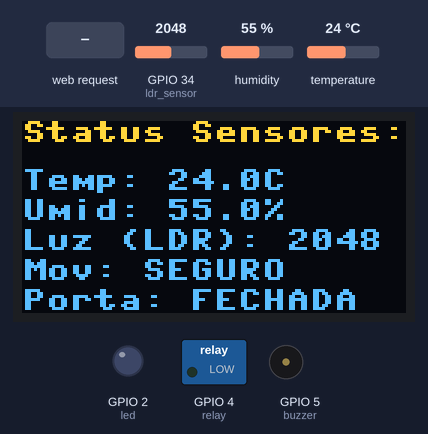
A program run on a simulated ESP32 board running MicroPython. Shown: 128×64 one-colour display, switched loads named in the program (green lamp = pin HIGH), output pins drawn as LEDs (lit = HIGH), buzzer (waves = sounding, pin HIGH). Wiring (from the project's diagram.json): blue LED on GPIO 2, relay on GPIO 4, green button on GPIO 14, DHT22 sensor on GPIO 15, PIR motion sensor on GPIO 27, light sensor on GPIO 34. The inputs (shaded band) are chosen by the test bench; at power-on: humidity 55 %, GPIO 34 (ldr_sensor) = 2048, temperature 24 °C (analog values on the 0–4095 scale). The OLED is the two-colour kind (top 16 rows yellow); WiFi joins after 1.5 s; no MQTT or app messages arrive unless stated; library files of the repository ran but are not shown: ssd1306.py; what the program prints to the serial console is not drawn.

Above: at 4.3 s.
4.4 s: HTTP request GET /?led=toggle received
At 4.7 s:
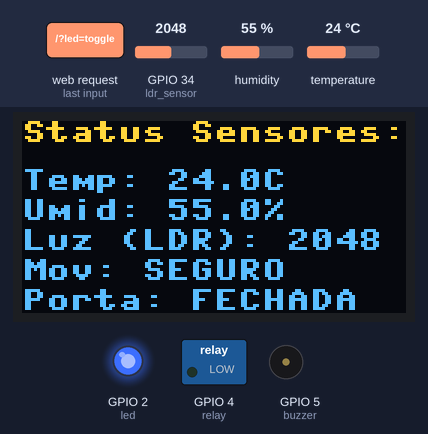
5.9 s: HTTP request GET /?relay=toggle received
At 6.3 s:
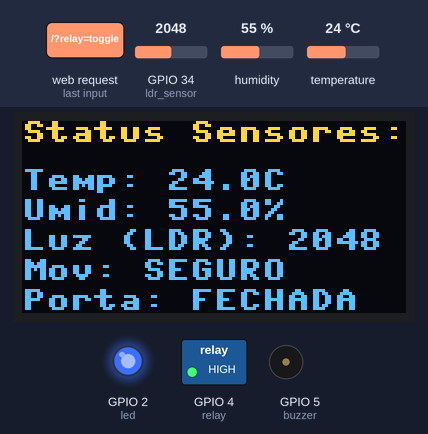
7.4 s: HTTP request GET /?buzzer=toggle received
At 8.0 s:
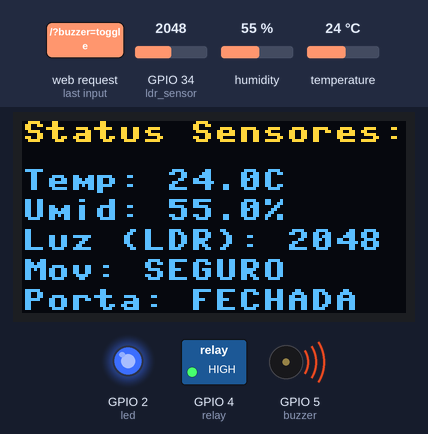
8.9 s: humidity set to 22 %
At 10.9 s:
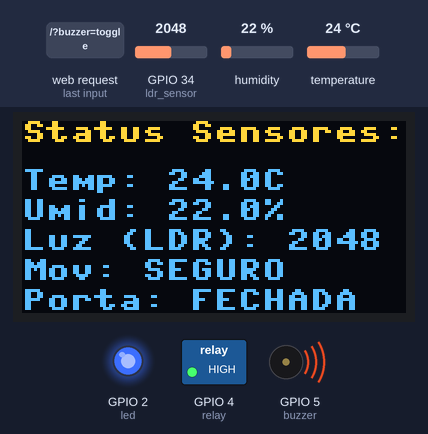
11.2 s: GPIO 34 (ldr_sensor) set to 1960
At 13.0 s:
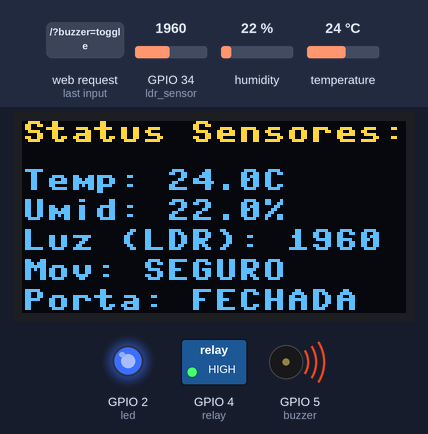
13.3 s: temperature set to 12 °C
At 15.2 s:
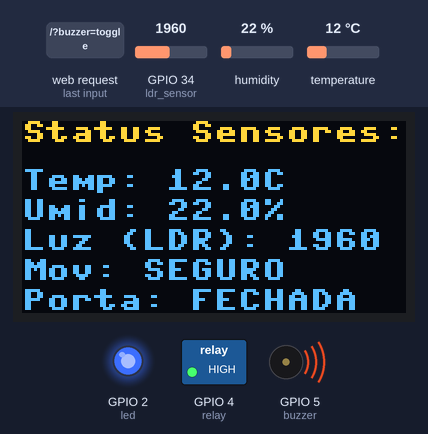
Timing chart, 0 to 16.3 s (numbered marks = the images above; inputs shaded):
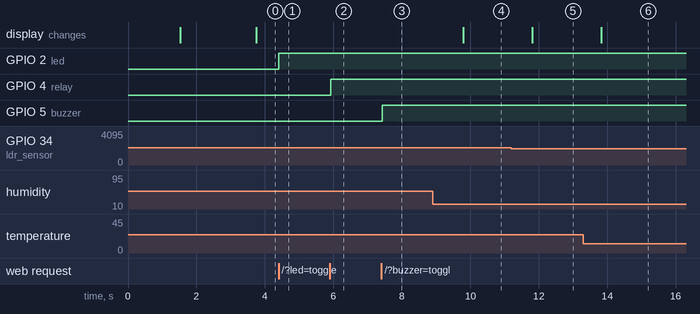

Measured:
- after the input at 4.4 s, GPIO 2 (led): LOW → HIGH at once
- after the input at 5.9 s, GPIO 4 (relay): LOW → HIGH at once
- after the input at 7.4 s, GPIO 5 (buzzer): LOW → HIGH at once
- after the input at 8.9 s, the display: changes after 0.90 s (image 4)
- after the input at 11.2 s, the display: changes after 0.62 s (image 5)
- after the input at 13.3 s, the display: changes after 0.53 s (image 6)

The program:

main.py
```python
import time
from sensors import read_sensors
from display import update_display
from web_server import setup_server, handle_client
from mqtt_handler import setup_mqtt, publish_telemetry

print("Iniciando sistema...")
server_socket = setup_server()

try:
    mqtt_client = setup_mqtt()
except Exception as e:
    mqtt_client = None

last_read = time.ticks_ms()

while True:
    # 1. Atende o Servidor Web (Navegador)
    handle_client(server_socket)

    # 2. Atende os comandos vindos do MQTT/Node-RED
    if mqtt_client:
        try:
            mqtt_client.check_msg()
        except OSError:
            pass

    # 3. Lê os sensores e envia telemetria a cada 2 segundos (2000ms)
    current_time = time.ticks_ms()
    if time.ticks_diff(current_time, last_read) >= 2000:
        data = read_sensors()
        update_display(data)
        if mqtt_client:
            try:
                publish_telemetry(data)
            except OSError:
                pass
        last_read = current_time

    # -----------------------------------------------------------------
    # Dá 50 milissegundos para o processador do
    # ESP32 respirar e processar os pacotes de rede sem dar Timeout!
    # -----------------------------------------------------------------
    time.sleep(0.05)
```

sensors.py
```python
from machine import Pin, ADC
import dht

# Mapeamento estrito de hardware (GPIOs da Etapa 1)
dht_sensor = dht.DHT22(Pin(15))
ldr_sensor = ADC(Pin(34))
ldr_sensor.atten(ADC.ATTN_11DB) # Configuração para leitura até 3.3V
pir_sensor = Pin(27, Pin.IN)
btn_sensor = Pin(14, Pin.IN, Pin.PULL_UP)

def read_sensors():
    try:
        dht_sensor.measure()
        temp = dht_sensor.temperature()
        hum = dht_sensor.humidity()
    except OSError:
        # Tratamento caso o sensor falhe na leitura
        temp = 0.0
        hum = 0.0

    ldr_val = ldr_sensor.read()
    pir_val = pir_sensor.value()
    # O botão com pull-up interno retorna 0 quando pressionado e 1 quando solto
    btn_val = btn_sensor.value()

    return {
        "temp": temp,
        "hum": hum,
        "ldr": ldr_val,
        "pir": pir_val,
        "btn": btn_val
    }
```

display.py
```python
from machine import Pin, SoftI2C
import ssd1306

# Inicialização do I2C nos pinos SDA(21) e SCL(22) definidos na Etapa 1
i2c = SoftI2C(scl=Pin(22), sda=Pin(21))
oled_width = 128
oled_height = 64
oled = ssd1306.SSD1306_I2C(oled_width, oled_height, i2c)

def update_display(sensor_data):
    oled.fill(0) # Limpa o frame anterior
    oled.text("Status Sensores:", 0, 0)
    oled.text("Temp: {:.1f}C".format(sensor_data["temp"]), 0, 16)
    oled.text("Umid: {:.1f}%".format(sensor_data["hum"]), 0, 26)
    oled.text("Luz (LDR): {}".format(sensor_data["ldr"]), 0, 36)
    oled.text("Mov: {}".format("DETECTADO" if sensor_data["pir"] == 1 else "SEGURO"), 0, 46)
    oled.text("Porta: {}".format("ABERTA" if sensor_data["btn"] == 0 else "FECHADA"), 0, 56)
    oled.show()
```

web_server.py
```python
import socket
from machine import Pin

# Inicialização dos atuadores
led = Pin(2, Pin.OUT)
relay = Pin(4, Pin.OUT)
buzzer = Pin(5, Pin.OUT)

def get_html():
    html = """<!DOCTYPE html>
    <html>
    <head>
        <title>Automacao Residencial</title>
        <meta name="viewport" content="width=device-width, initial-scale=1">
        <meta charset="UTF-8">
        <style>
            body { font-family: Arial, sans-serif; text-align: center; margin: 0px auto; padding-top: 30px; background-color: #e0e5ec;}
            .container { background-color: white; padding: 20px; border-radius: 12px; box-shadow: 0px 4px 10px rgba(0,0,0,0.1); display: inline-block; min-width: 300px;}
            .button { border: none; color: white; padding: 15px 32px; text-align: center; text-decoration: none; display: inline-block; font-size: 16px; margin: 10px 2px; cursor: pointer; border-radius: 8px; width: 100%; box-sizing: border-box; transition: background-color 0.3s;}
            .btn-on { background-color: #4CAF50; }
            .btn-off { background-color: #D32F2F; }
            p { font-size: 18px; color: #333; }
        </style>
        <script>
            // Script Mágico AJAX: Envia o comando em segundo plano
            function toggleDevice(device) {
                fetch('/?' + device + '=toggle')
                .then(response => {
                    // Após o ESP32 confirmar a ação, recarrega os textos suavemente
                    window.location.reload();
                });
            }
        </script>
    </head>
    <body>
        <div class="container">
            <h2>Controle Local</h2>

            <p>Luz (LED): <strong>""" + ("LIGADA" if led.value() else "DESLIGADA") + """</strong></p>
            <button class="button """ + ("btn-on" if led.value() else "btn-off") + """" onclick="toggleDevice('led')">Ligar/Desligar Luz</button>

            <p>Ar-Condicionado (Relé): <strong>""" + ("LIGADO" if relay.value() else "DESLIGADO") + """</strong></p>
            <button class="button """ + ("btn-on" if relay.value() else "btn-off") + """" onclick="toggleDevice('relay')">Ligar/Desligar Ar</button>

            <p>Alarme (Buzzer): <strong>""" + ("LIGADO" if buzzer.value() else "DESLIGADO") + """</strong></p>
            <button class="button """ + ("btn-on" if buzzer.value() else "btn-off") + """" onclick="toggleDevice('buzzer')">Ligar/Desligar Alarme</button>
        </div>
    </body>
    </html>"""
    return html

def setup_server():
    s = socket.socket(socket.AF_INET, socket.SOCK_STREAM)
    s.setsockopt(socket.SOL_SOCKET, socket.SO_REUSEADDR, 1)
    s.bind(('', 80))
    s.listen(5)
    s.setblocking(False)
    return s

def handle_client(s):
    try:
        conn, addr = s.accept()
    except OSError:
        return

    try:
        conn.settimeout(2.0)
        request = conn.recv(1024).decode('utf-8')

        if request:
            # 1. Se a requisição for um comando AJAX invisível
            if '/?led=toggle' in request:
                led.value(not led.value())
                print("🌐 [Web Server] Alternar LED ->", led.value())
                conn.sendall(b"HTTP/1.1 200 OK\r\nContent-Type: text/plain\r\nConnection: close\r\n\r\nOK")

            elif '/?relay=toggle' in request:
                relay.value(not relay.value())
                print("🌐 [Web Server] Alternar RELE ->", relay.value())
                conn.sendall(b"HTTP/1.1 200 OK\r\nContent-Type: text/plain\r\nConnection: close\r\n\r\nOK")

            elif '/?buzzer=toggle' in request:
                buzzer.value(not buzzer.value())
                print("🌐 [Web Server] Alternar BUZZER ->", buzzer.value())
                conn.sendall(b"HTTP/1.1 200 OK\r\nContent-Type: text/plain\r\nConnection: close\r\n\r\nOK")

            # 2. Se for o carregamento inicial da página inteira
            else:
                response = get_html()
                http_response = (
                    "HTTP/1.1 200 OK\r\n"
                    "Content-Type: text/html; charset=utf-8\r\n"
                    "Connection: close\r\n\r\n"
                    + response
                )
                conn.sendall(http_response.encode('utf-8'))

    except Exception as e:
        print("⚠ Erro ao processar requisição HTTP:", e)
    finally:
        conn.close()
```

mqtt_handler.py
```python
import json
from umqtt.simple import MQTTClient
from machine import Pin

# Mapeamento estrito para controle dos atuadores via MQTT
led = Pin(2, Pin.OUT)
relay = Pin(4, Pin.OUT)
buzzer = Pin(5, Pin.OUT)

# Configurações do Broker HiveMQ
MQTT_CLIENT_ID = "esp32_iot_academic_m2_010520268888" # Adicione números aleatórios para evitar colisão
MQTT_BROKER = "broker.hivemq.com"
MQTT_TELEMETRY_TOPIC = b"automa/m2/telemetry"
MQTT_COMMAND_TOPIC = b"automa/m2/commands"

client = MQTTClient(MQTT_CLIENT_ID, MQTT_BROKER, keepalive=60)

def sub_cb(topic, msg):
    try:
        # Decodifica o payload JSON. Ex esperado: {"device": "led", "action": "on"}
        command = json.loads(msg.decode('utf-8'))
        device = command.get("device")
        action = command.get("action")

        # Altera fisicamente o pino. A página web (web_server.py) refletirá a mudança na próxima recarga.
        if device == "led":
            led.value(1 if action == "on" else 0)
        elif device == "relay":
            relay.value(1 if action == "on" else 0)
        elif device == "buzzer":
            buzzer.value(1 if action == "on" else 0)

        print("Comando executado via MQTT: {} -> {}".format(device, action))
    except Exception as e:
        print("Erro ao processar comando MQTT:", e)

def setup_mqtt():
    client.set_callback(sub_cb)
    print("Conectando ao broker MQTT HiveMQ...")
    client.connect()
    client.subscribe(MQTT_COMMAND_TOPIC)
    print("Conectado ao HiveMQ e inscrito no tópico de comandos!")
    return client

def publish_telemetry(sensor_data):
    # Envia os dados dos 4 sensores em formato JSON
    payload = json.dumps(sensor_data)
    client.publish(MQTT_TELEMETRY_TOPIC, payload)
```

boot.py
```python
import network
import time

print("Iniciando o bootloader...")
print("Conectando à rede Wi-Fi Wokwi-GUEST...")

station = network.WLAN(network.STA_IF)
station.active(True)
station.connect('Wokwi-GUEST', '')

while not station.isconnected():
    print(".", end="")
    time.sleep(0.5)

print("\nConexão Wi-Fi estabelecida com sucesso!")
print("Parâmetros de rede (IP, Máscara, Gateway, DNS):", station.ifconfig())
```
